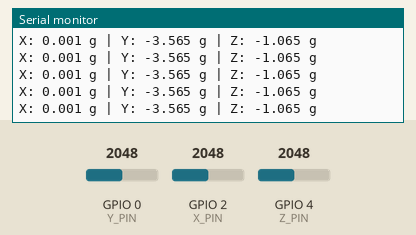
Simulated run of this sketch. Board: ESP32. Shown: the last lines printed to the serial monitor. Inputs (shaded band) come from the test bench; at power-on: GPIO 0 (Y_PIN) = 2048, GPIO 2 (X_PIN) = 2048, GPIO 4 (Z_PIN) = 2048 (analog values on the 0–4095 scale).

Above: at 1.2 s.
1.3 s: GPIO 0 (Y_PIN) set to 2866
At 1.6 s:
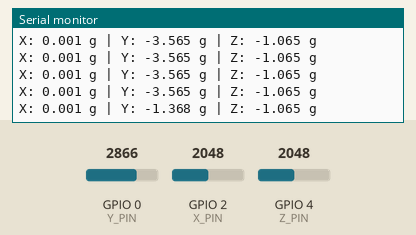
2.8 s: GPIO 2 (X_PIN) set to 2866
At 2.84 s:
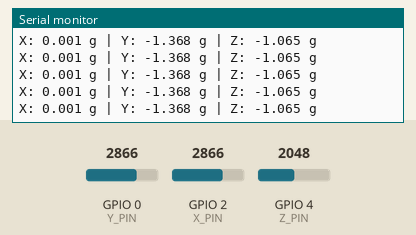
4.3 s: GPIO 4 (Z_PIN) set to 2866
At 4.48 s:
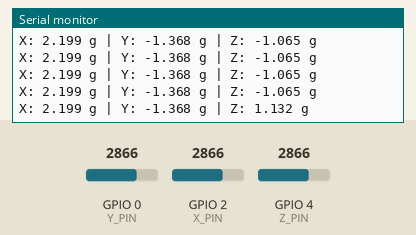
5.8 s: GPIO 0 (Y_PIN) set to 3603
At 5.92 s:
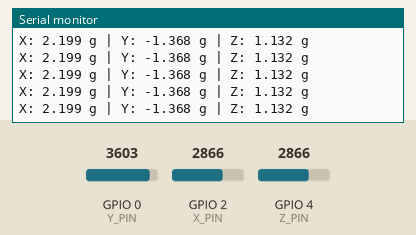
7.3 s: GPIO 2 (X_PIN) set to 3603
At 7.36 s:
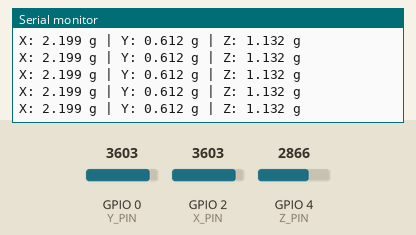
8.8 s: GPIO 4 (Z_PIN) set to 3603
At 8.8 s:
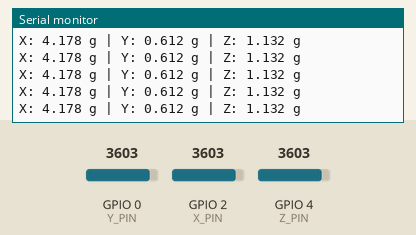
Timing chart, 0 to 11.3 s (numbered marks = the images above; inputs shaded):
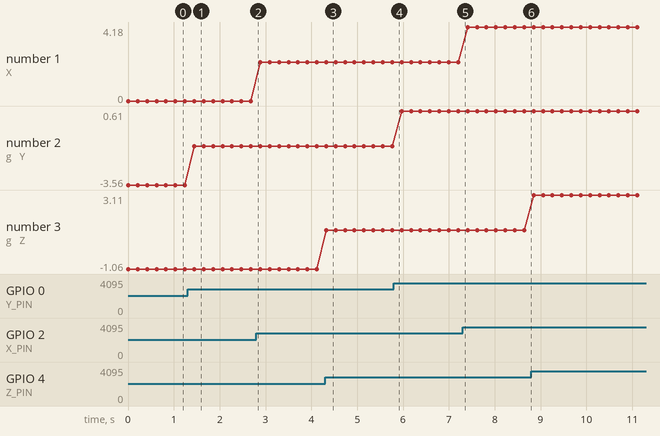

The sketch:

Accelerometer.ino
```cpp
#define X_PIN 2
#define Y_PIN 0
#define Z_PIN 4

const float ADC_REF = 3.3;
const float ADC_RES = 4095.0;
const float SENS = 0.3;      // ADXL335 sensitivity (V/g)

// Calibrated zero-g voltages
const float X_ZERO = 1.65;
const float Y_ZERO = 2.72;
const float Z_ZERO = 1.97;


int readAvg(int pin) {
  int sum = 0;
  for (int i = 0; i < 16; i++) {
    sum += analogRead(pin);
  }
  return sum / 16;
}

void setup() {
  Serial.begin(115200);

  analogReadResolution(12);
  analogSetAttenuation(ADC_11db);

  Serial.println("ESP32 GY-61 Accelerometer (X, Y, Z in g)");
}

void loop() {
  float xV = readAvg(X_PIN) * (ADC_REF / ADC_RES);
  float yV = readAvg(Y_PIN) * (ADC_REF / ADC_RES);
  float zV = readAvg(Z_PIN) * (ADC_REF / ADC_RES);

  float xG = (xV - X_ZERO) / SENS;
  float yG = (yV - Y_ZERO) / SENS;
  float zG = (zV - Z_ZERO) / SENS;

  Serial.print("X: ");
  Serial.print(xG, 3);
  Serial.print(" g | Y: ");
  Serial.print(yG, 3);
  Serial.print(" g | Z: ");
  Serial.print(zG, 3);
  Serial.println(" g");

  delay(200);
}
```

Measured:
- after the input at 1.3 s, the serial monitor: prints a new line after 0.15 s (image 1)
- after the input at 4.3 s, the serial monitor: prints a new line at once (image 3)
- plotted number 1: 0 → 2.2 after the input at 2.8 s, 2.2 → 4.18 after the input at 7.3 s
- plotted number 2: -3.56 → -1.37 after the input at 1.3 s, -1.37 → 0.61 after the input at 5.8 s
- plotted number 3: -1.06 → 1.13 after the input at 4.3 s, 1.13 → 3.11 after the input at 8.8 s
